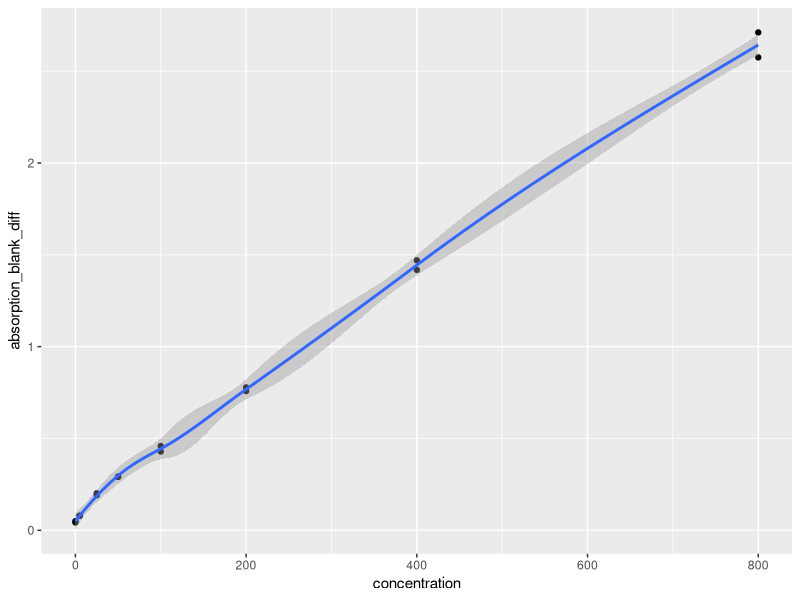

Reproduce this figure in R.
# load packages

library(readxl)
library(tidyverse)

# read data set

Flav <- read_excel("Datasets/Flavonoid Content.xlsx")
View(Flav)

# scatterplot

ggplot(Flav, aes(x= concentration, y= absorption_blank_diff)) + 
  geom_point() + geom_smooth()

# regression model

Flav_model = lm(absorption_blank_diff~concentration, data = Flav)
summary(Flav_model)

